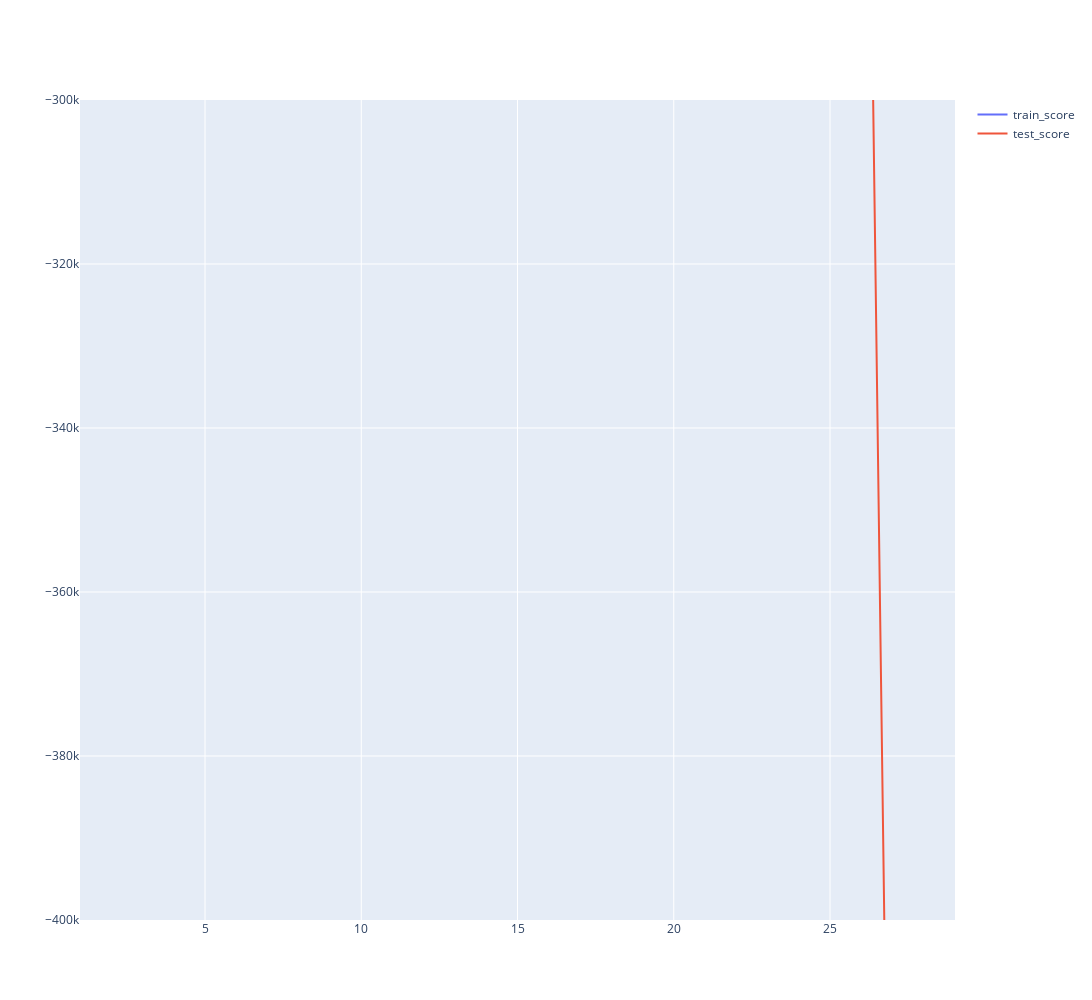

Notebook source saved alongside this figure:
### Code cell
fig = go.Figure()
fig.add_trace(go.Scatter(x=poly_loss_df['poly'], y=poly_loss_df['loss_train'], mode='lines', name='train_score'))
fig.add_trace(go.Scatter(x=poly_loss_df['poly'], y=poly_loss_df['loss_test'], mode='lines', name='test_score'))
fig.update_layout(width = 1400, height=1000, yaxis_range=[-1, 0])
#fig.write_html('ENGINE_VOL_DIESEL____loss_mae_test_VS_loss_mae_train.html')
fig.show()

### Figure 1 — Plotly figure (JSON) as saved in the notebook; plotly's stock layout.template omitted (floating-point values rounded to 4 significant figures)
{"data": [{"mode": "lines", "name": "train_score", "type": "scatter", "x": [1, 2, 3, 4, 5, 6, 7, 8, 9, 10, 11, 12, 13, 14, 15, 16, 17, 18, 19, 20, 21, 22, 23, 24, 25, 26, 27, 28, 29], "y": [-0.4587, -0.4625, -0.4582, -0.4741, -0.4405, -0.4366, -0.412, -0.4158, -0.3913, -0.3879, -0.3806, -0.3805, -0.3793, -0.3768, -0.3695, -0.3465, -0.3422, -0.3241, -0.3178, -0.3253, -0.3794, -0.4545, -0.5182, -0.402, -0.5128, -0.4782, -0.6268, -0.8131, -0.4192]}, {"mode": "lines", "name": "test_score", "type": "scatter", "x": [1, 2, 3, 4, 5, 6, 7, 8, 9, 10, 11, 12, 13, 14, 15, 16, 17, 18, 19, 20, 21, 22, 23, 24, 25, 26, 27, 28, 29], "y": [-0.459, -0.463, -0.4588, -0.475, -0.4426, -0.4393, -0.415, -0.4212, -0.3939, -0.4161, -0.4797, -0.5901, -1.371, -6.002, -2.549, -152.0, -552.4, -469.0, -2048.0, -39420.0, -85680.0, -112300.0, -245600.0, -232200.0, -188000.0, -193000.0, -473800.0, -721400.0, -441700.0]}], "layout": {"height": 1000, "width": 1400, "xaxis": {"autorange": true, "range": [1, 29], "type": "linear"}, "yaxis": {"range": [-400000, -300000], "type": "linear"}}}
